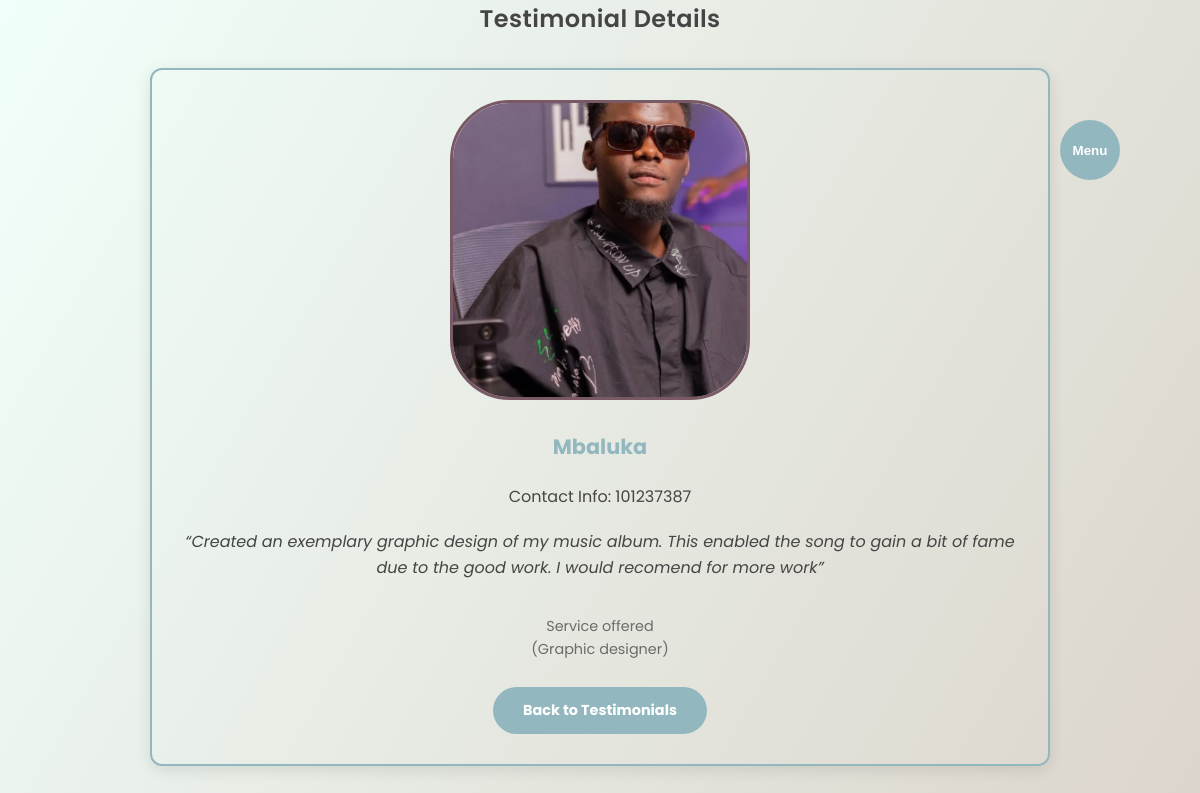
The app's page /about/testimonials/6/ with its own data.
### about/models.py (models this page shows, shortened)
class Testimonial(models.Model):
    client_name = models.CharField(max_length=200)
    client_photo = models.ImageField(
        upload_to='testimonials/',
        null=True,
        blank=True
    )
    content = models.TextField()
    service = models.ForeignKey(
        Service,
        on_delete=models.SET_NULL,
        null=True,
        blank=True
    )
    contact_info = models.IntegerField(null=True, blank=True)
    email = models.EmailField(null=True, blank=True)
    created_at = models.DateField(auto_now_add=True)
    is_visible = models.BooleanField(default=True)
    class Meta:
        ordering = ['-created_at']

class Service(models.Model):
    title = models.CharField(max_length=200)
    description = models.TextField()
    location = models.CharField(max_length=200, blank=True)
    is_active = models.BooleanField(default=True)
    class Meta:
        ordering = ['title']

### about/views.py (the view)
# urls.py: path('testimonials/<int:testimonial_id>/', views.testimonial_detail, name='testimonial_detail'),
def testimonial_detail(request, testimonial_id):
    testimonial = Testimonial.objects.get(id=testimonial_id)
    return render(request, 'about/testimonial.html', {
        'testimonial': testimonial
    })

### about/templates/about/testimonial.html (shortened to what this page needs)
{% extends "start.html" %}
{% load static %}
{% block content %}
  <h2 style="text-align: center;">Testimonial Details</h2>
  <div class="testimonial-detail">
    {% if testimonial.client_photo %}
      <img src="{{ testimonial.client_photo.url }}" alt="{{ testimonial.client_name }}">
    {% endif %}
    <strong>{{ testimonial.client_name }}</strong>
    {% if testimonial.contact_info %}
        Contact Info: {{ testimonial.contact_info }}<br>
      {% endif %}
    <p>“{{ testimonial.content }}”</p>
    <span>
      {% if testimonial.service %}
        Service offered<br>({{ testimonial.service.title }})
        <br>
      {% endif %}
    <a href="{% url 'about_testimonials' %}" class="btn">Back to Testimonials</a>
    </span>
  </div>
{% endblock %}

### static/css/styles.css (style rules this page uses)
:root { --accent-primary: #93B7BE; --accent-secondary: #785964; --bg-main: #F1FFFA; --card-bg: #D5C7BC; --text-main: #454545; --text-muted: #6b6b6b; --btn-hover: #785964; }
* { margin: 0; padding: 0; box-sizing: border-box; }
html { scroll-behavior: smooth; }
body { font-family: 'Poppins', system-ui, -apple-system, BlinkMacSystemFont, sans-serif; background-color: var(--bg-main); color: var(--text-main); line-height: 1.6; font-weight: 400; }
body::before { content: ""; position: fixed; inset: 0; z-index: -1; background: linear-gradient( 120deg, var(--bg-main), var(--card-bg), var(--accent-primary), var(--bg-main) ); background-size: 400% 400%; animation: globalGradient 30s ease infinite; }
h1, h2, h3, h4 { font-weight: 600; letter-spacing: 0.4px; }
.btn { display: inline-block; margin-top: 25px; padding: 12px 30px; border-radius: 30px; background: var(--accent-primary); color: #fff; font-weight: bold; text-decoration: none; transition: all 0.3s ease; }
.testimonial-detail { max-width: 900px; height:auto; margin: 30px auto; border: 2px solid var(--accent-primary); border-radius: 12px; padding: 30px 25px; display: flex; flex-direction: column; align-items: center; gap: 20px; box-shadow: 0 4px 15px rgba(0,0,0,0.1); text-align: center; box-sizing: border-box; }
.testimonial-detail img { width: 300px; height: 300px; object-fit: cover; border-radius: 20%; border: 3px solid var(--accent-secondary); }
.testimonial-detail strong { font-size: 1.3rem; color: var(--accent-primary); margin-top: 10px; }
.testimonial-detail p { font-size: 1rem; color: var(--text-main); line-height: 1.6; margin: 0; font-style: italic; }
.testimonial-detail span { font-size: 0.9rem; color: var(--text-muted); display: block; margin-top: 15px; }

### records on screen
Testimonial: client_photo (picture), client_name "Mbaluka", contact_info "101237387", content "Created an exemplary graphic design of my music album. This enabled the song to gain a bit of fame due to the good work. I would recomend for more work", service "Graphic designer"
